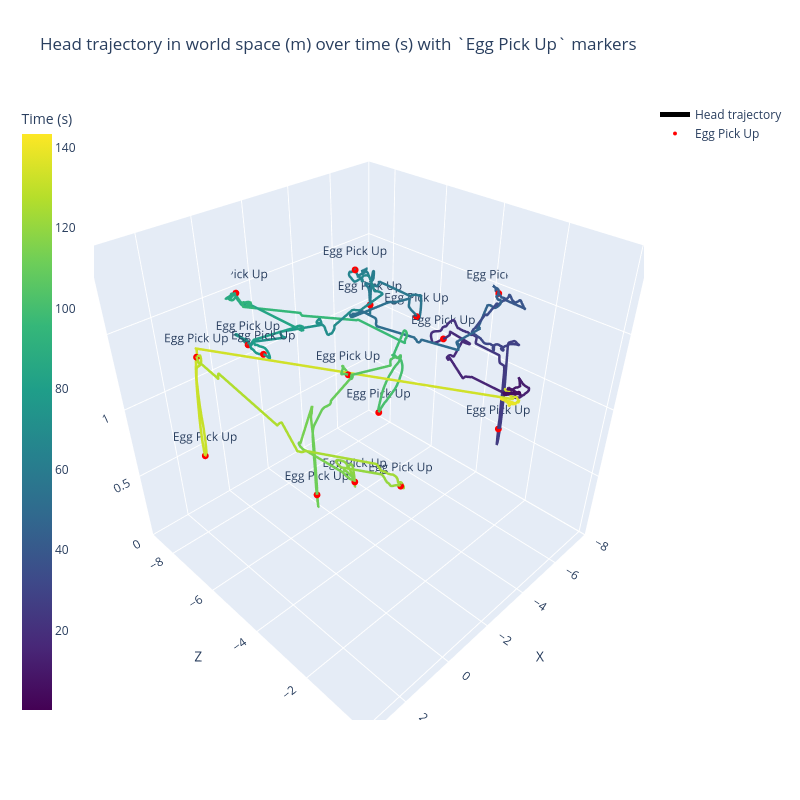

Notebook cell for this chart:
### Markdown cell above
We can now apply the functions to our example.

### Code cell
egg_pick_up_markers_3d = create_markers_3d(egg_pick_up_positions, egg_pick_up_time_s, "Egg Pick Up")
fig.add_trace(egg_pick_up_markers_3d)
fig.update_layout(
    title="Head trajectory in world space (m) over time (s) with `Egg Pick Up` markers",
    # We swap the y and z axis to match the Unity coordinate system
    scene=dict(
        xaxis_title="X",
        yaxis_title="Z",
        zaxis_title="Y",
        zaxis=dict(range=[0,2])
    ),
    width=800,
    height=800
)
fig.show()

### Figure 1 — Plotly figure (JSON) as saved in the notebook; plotly's stock layout.template omitted (floating-point values rounded to 4 significant figures; data arrays with more than 128 entries replaced by an {"elided": "..."} marker saying what was removed)
{"data": [{"customdata": {"elided": "12833x1 float values"}, "hovertemplate": "<b>X:</b> %{x:.2f}<br><b>Y:</b> %{y:.2f}<br><b>Z:</b> %{z:.2f}<br>Time:</b> %{customdata[0]:.2f}s", "line": {"color": {"elided": "12833 float values"}, "colorbar": {"title": {"text": "Time (s)"}, "x": -0.15}, "colorscale": [[0, "#440154"], [0.1111, "#482878"], [0.2222, "#3e4989"], [0.3333, "#31688e"], [0.4444, "#26828e"], [0.5556, "#1f9e89"], [0.6667, "#35b779"], [0.7778, "#6ece58"], [0.8889, "#b5de2b"], [1, "#fde725"]], "width": 5}, "mode": "lines", "name": "Head trajectory", "type": "scatter3d", "x": {"elided": "12833 float values"}, "y": {"elided": "12833 float values"}, "z": {"elided": "12833 float values"}}, {"marker": {"color": "red", "line": {"width": 0}, "size": 4, "symbol": "circle"}, "mode": "markers+text", "name": "Egg Pick Up", "text": ["Egg Pick Up", "Egg Pick Up", "Egg Pick Up", "Egg Pick Up", "Egg Pick Up", "Egg Pick Up", "Egg Pick Up", "Egg Pick Up", "Egg Pick Up", "Egg Pick Up", "Egg Pick Up", "Egg Pick Up", "Egg Pick Up", "Egg Pick Up", "Egg Pick Up", "Egg Pick Up"], "type": "scatter3d", "x": [-4.428, -4.573, -7.549, -5.618, -5.746, -4.452, 0.4467, 0.4336, -1.117, -1.488, -0.1533, 1.857, 2.092, 1.846, 2.179, 2.364], "y": [-3.477, -1.548, -3.623, -5.258, -7.227, -6.785, -6.643, -6.038, -8.796, -3.513, -3.466, -2.872, -1.401, -0.2999, -6.856, -6.935], "z": [1.403, 0.9795, 1.484, 1.321, 1.239, 1.589, 1.431, 1.425, 1.485, 1.149, 1.499, 1.006, 1.308, 1.403, 1.461, 0.8081]}], "layout": {"height": 800, "scene": {"xaxis": {"title": {"text": "X"}}, "yaxis": {"title": {"text": "Z"}}, "zaxis": {"range": [0, 2], "title": {"text": "Y"}}}, "title": {"text": "Head trajectory in world space (m) over time (s) with `Egg Pick Up` markers"}, "width": 800}}
